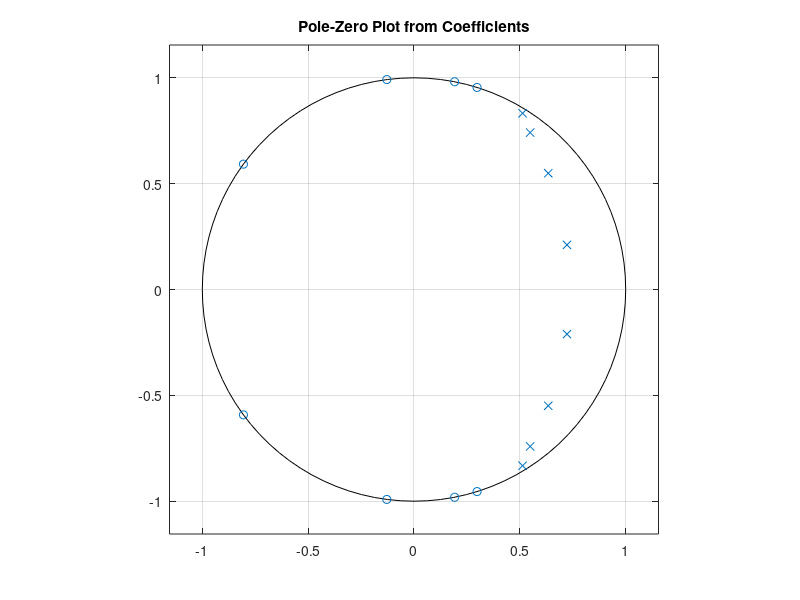
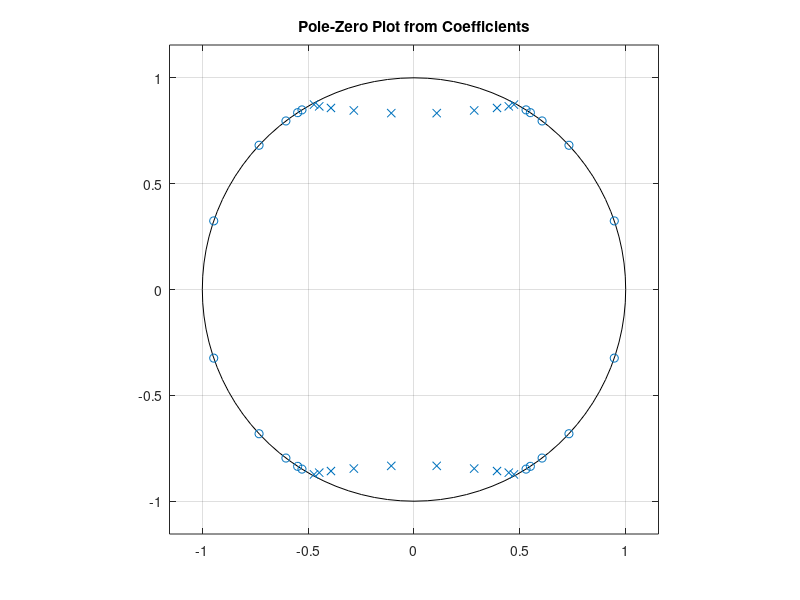
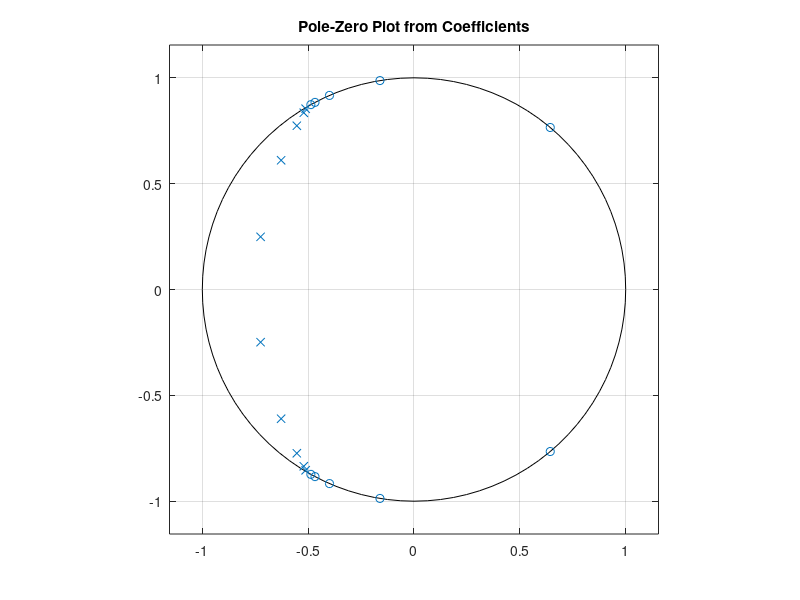

Source code (MATLAB) for these figures, in order: (Note: this script raises an error after producing the figures.)
%Filter Implementation
clearvars;clc;
% close all;
L=10000;
rng(1);
x=wgn(L,1,0); %random noise signal

fs=8*1e3;
fc1=fs/6;
fc2=fs/3;

t=((0:L-1)*(1/fs));
t=t'*1e3;
% load coefficients
lp=load("lowpass3.mat");
bp=load("bandpass3.mat");
hp=load("highpass3.mat");

% quantise to single precision
x=single(x);
lp.SOSq=single(lp.SOS);
lp.Gq=single(lp.G);
bp.SOSq=single(bp.SOS);
bp.Gq=single(bp.G);
hp.SOSq=single(hp.SOS);
hp.Gq=single(hp.G);

% Filter signals
y_lp=filtfilt(lp.SOSq,lp.Gq,x);
% y_lp=filter(b_lp,a_lp,x);
y_bp=filtfilt(bp.SOSq,bp.Gq,x);
y_hp=filtfilt(hp.SOSq,hp.Gq,x);

% add filter outputs
y_all=y_lp+y_bp+y_hp;
y_LB=y_lp+y_bp;
y_LH=y_lp+y_hp;
y_BH=y_bp+y_hp;
%% save to data.h
[b_lp,a_lp]=sos2tf(lp.SOSq,lp.Gq);
[b_bp,a_bp]=sos2tf(bp.SOSq,bp.Gq);
[b_hp,a_hp]=sos2tf(hp.SOSq,hp.Gq);
% b_lp=single(b_lp);
% a_lp=single(a_lp);


% save_data;
% pz plots of filter coefficients
figure('Name','PZ plot of lp coeffs');
zplane(b_lp, a_lp);
title('Pole-Zero Plot from Coefficients');
grid on;

figure('Name','PZ plot of bp coeffs');
zplane(b_bp, a_bp);
title('Pole-Zero Plot from Coefficients');
grid on;

figure('Name','PZ plot of hp  coeffs');
zplane(b_hp, a_hp);
title('Pole-Zero Plot from Coefficients');
grid on;
%%
y_lp=filter(b_lp,a_lp,x);
y_bp=filter(b_bp,a_bp,x);
y_hp=filter(b_hp,a_hp,x);
y_all=y_lp+y_bp+y_hp;


%% magnitude-phase plots
Hlp = dfilt.df2sos(lp.SOSq,lp.Gq);
Hbp = dfilt.df2sos(bp.SOSq,bp.Gq);
Hhp = dfilt.df2sos(hp.SOSq,hp.Gq);
%%
% fvtool(Hlp);
% fvtool(Hbp);
% fvtool(Hhp);
%% plot pole zeros
plotpz(lp);
plotpz(bp);
plotpz(hp);
%%
X=abs(fft(x));
B=abs(fft(x-y_all));
normB=(B-min(X))/(max(X)-min(X));
normX=(X-min(X))/(max(X)-min(X));
% normdiff=normX-normB;
errorpercent=max(normB)*100;
%%
figure('Name','normalised frequency plot of signal')
plot(fs*(0:(1/length(x)):(length(x)-1)/length(x)),normX)
hold on;
plot(fs*(0:(1/length(x)):(length(x)-1)/length(x)),normB)
title('Normalised error value in reconstruction of signal')
ylabel('percentage')
xlim([0 4000])


%% figures 

%% frequency domain
figure('Name','x v y FFT')
tiledlayout(2,1)
nexttile
plotFFT(x);
title('FFT Input signal x[n], wgn.')
nexttile
plotFFT(y_all);
% plotsig(y_hp);
title('FFT allpass (lp+bp+hp) filter output y[n].')
%%

% freq plots for report
figure('Name','lp FFT')
% plotFFT(x);
plotFFT(y_lp);
% plotsig(y_lp);
title('FFT Lowpass filter output y_1[n].')
%
figure('Name','bp FFT')
plotFFT(x);
plotFFT(y_bp);
% plotsig(y_bp);
title('FFT Bandpass filter output y_2[n].')

figure('Name','hp FFT')
% plotFFT(x);
plotFFT(y_hp);
% plotsig(y_hp);
title('FFT Highpass filter output y_3[n].')
%% combined filters
figure('Name','all FFT 2')
plotFFT(x);
plotFFT(y_all);
% plotsig(y_hp);
title('FFT allpass (lp+bp+hp) filter output y[n].')
legend({'x' 'y all'})
%%
figure('Name','lp+bp FFT')
plotFFT(y_LB);
plotFFT(x);
legend({'filt output' 'x'})
% plotsig(y_hp);
title('FFT expanded lp (lp+bp) filter output y[n].')

figure('Name','lp+bp 2 FFT')
plotFFT(y_lp);
plotFFT(y_bp);
% plotsig(y_hp);
title('FFT expanded lp (lp+bp) filter output y[n].')

figure('Name','lp+hp FFT')
plotFFT(y_LH);
plotFFT(x);
% plotsig(y_hp);
legend({'filt output' 'x'})
title('FFT bandstop (lp+hp) filter output y[n].')

figure('Name','bp+hp FFT')
plotFFT(y_BH);
plotFFT(x);
legend({'filt output' 'x'})
% plotsig(y_hp);
title('FFT extended highpass (bp+hp) filter output y[n].')

figure('Name','bp+hp 2 FFT')
plotFFT(y_hp);
plotFFT(y_bp);
% plotsig(y_hp);
title('FFT extended highpass (bp+hp) filter output 2 y[n].')
%%
%time domain of filters
figure('Name','x[n] time')
plottime(x,t);
% plotsig(x);
title('Input signal x[n], wgn.')

figure('Name','lp time')
plottime(y_lp,t);
% plotsig(y_lp);
title('Lowpass filter output y_1[n].')

figure('Name','bp time')
plottime(y_bp,t);
% plotsig(y_bp);
title('Bandpass filter output y_2[n].')

figure('Name','hp time')
plottime(y_hp,t);
% plotsig(y_hp);
title('Highpass filter output y_3[n].')
%%
function plotFFT(x)
    fs=8*1e3;
    plot(fs*(0:(1/length(x)):(length(x)-1)/length(x)),abs(fft(x)));
    xlabel('Hz');
    ylabel('amplitude');
    xlim([0 4000]);
    hold on;
end

function plottime(x,t)
    plot(t,x);
    xlabel('t(ms)');
    ylabel('amplitude');
    xlim([0 t(end)])
    hold on;
end

function plotsig(x)
    plot(x);
    xlabel('sample (n)');
    ylabel('amplitude');
    hold on;
end

function plotpz(x)
    [z,p,~]=sos2zp(x.SOS,x.G);
    [zq,pq,~]=sos2zp(x.SOSq,x.Gq);
    figure()
    tiledlayout(2,1)
    nexttile
    zplane(z,p);
    title('Pole Zero - Pre-Quantization')
    nexttile
    zplane(zq,pq);
    title('Pole Zero - Quantized')
end
